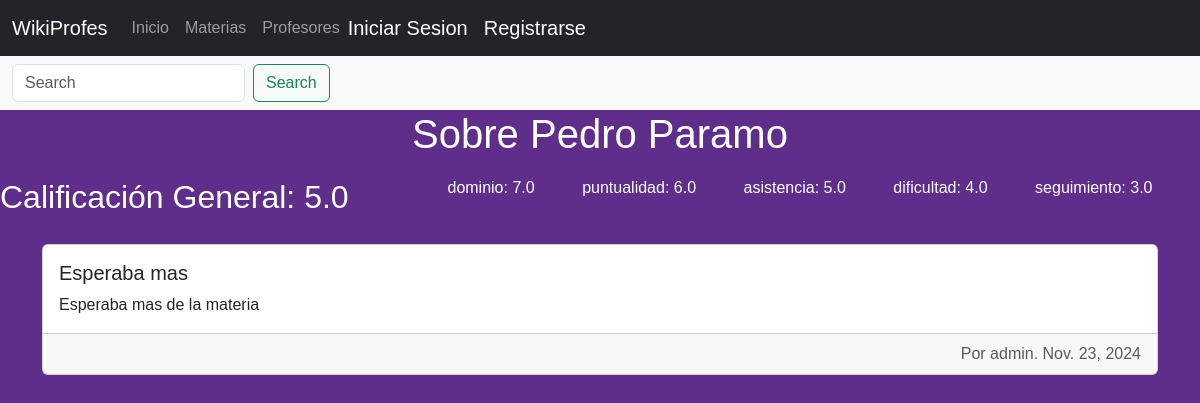
Before: /profesor/1/ with the older database file.
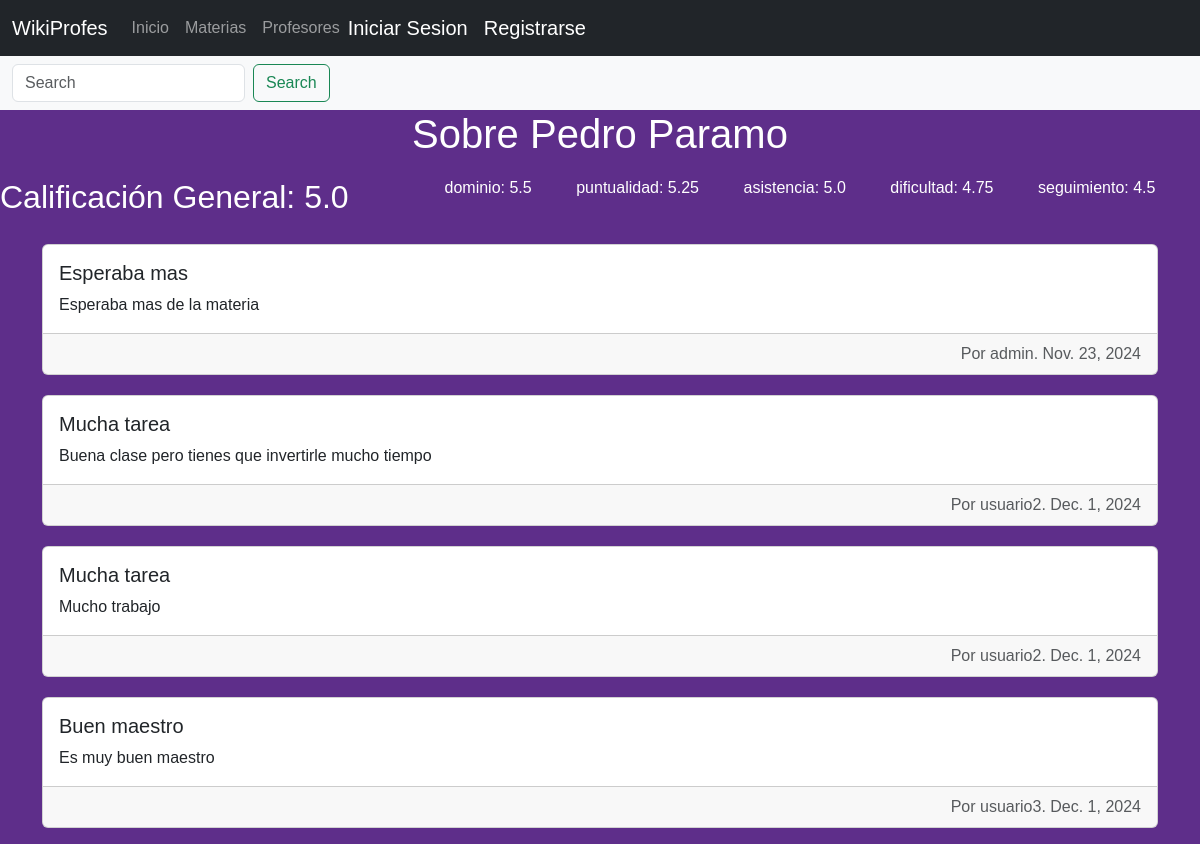
After: the same page with the newer database file.
### profesor/models.py (models this page shows, shortened)
class Profesor(models.Model):
    nombre = models.CharField(max_length=80)
    usuarios = models.ManyToManyField(User, through='publicacion.Publicacion')
    def get_general_rating(self):
        from publicacion.models import Publicacion  # Importación retrasada
        publicaciones = Publicacion.objects.filter(profesor=self)
        if not publicaciones.exists():
            return 0
        total = 0
        count = 0
        for pub in publicaciones:
            total += (pub.dominio + pub.puntualidad + pub.asistencia + pub.dificultad + pub.seguimiento)
            count += 1
        return total / (count * 5)  # Porque hay 5 rubros
    def get_rubric_averages(self):
        from publicacion.models import Publicacion  # Importación retrasada
        publicaciones = Publicacion.objects.filter(profesor=self)
        if not publicaciones.exists():
            return {}
        rubros = ['dominio', 'puntualidad', 'asistencia', 'dificultad', 'seguimiento']
        averages = {rubro: 0 for rubro in rubros}
        count = publicaciones.count()
        for pub in publicaciones:
            for rubro in rubros:
                averages[rubro] += getattr(pub, rubro)
        for rubro in rubros:
            averages[rubro] /= count
        return averages

### publicacion/models.py (models this page shows, shortened)
class Publicacion(models.Model):
    materia = models.ForeignKey(Materia, on_delete=models.CASCADE)
    profesor = models.ForeignKey(Profesor, on_delete=models.CASCADE)
    usuario = models.ForeignKey(User, on_delete=models.CASCADE)
    titulo = models.CharField(max_length=80)
    fecha = models.DateField()
    comentario = models.TextField(max_length=2000)
    dominio = models.IntegerField()
    puntualidad = models.IntegerField()
    asistencia = models.IntegerField()
    dificultad = models.IntegerField()
    seguimiento = models.IntegerField()

### publicacion/views.py (the view)
# urls.py: path('profesor/<int:pk>/', views.ProfesorView.as_view(), name='profesor'),
class ProfesorView(generic.DetailView):
    model = Profesor
    template_name = 'publicacion/profesor.html'
    context_object_name = 'profesor'
    def get_context_data(self, **kwargs):
        context = super().get_context_data(**kwargs)
        profesor = self.get_object()
        context['publicacion_list'] = Publicacion.objects.filter(profesor=profesor)
        context['general_rating'] = profesor.get_general_rating()
        context['rubric_averages'] = profesor.get_rubric_averages()
        return context

### templates/publicacion/profesor.html (shortened to what this page needs)
{% extends "base.html" %}
{% block content %}
<nav class="navbar navbar-expand-lg bg-body-tertiary">
    <div class="container-fluid">
                <form class="d-flex" role="search">
                <input class="form-control me-2" type="search" placeholder="Search" aria-label="Search">
                <button class="btn btn-outline-success" type="submit">Search</button>
                </form>
    </div>
</nav>
<h1>Sobre {{ profesor.nombre }}</h1>
<div style="display: flex; justify-content: space-between; margin-bottom: 20px;">
    <h2 style="flex: 1;">Calificación General: {{ general_rating }}</h2>
    <div style="display: flex; flex: 2; justify-content: space-evenly;">
        {% for rubro, promedio in rubric_averages.items %}
        <div style="text-align: center;">
            <h6>{{ rubro }}: {{ promedio }}</h6>
        </div>
        {% endfor %}
    </div>
</div>
{% for publicacion in publicacion_list %}
<section>
    <div class="container">
        <div class="card mb-3">
            <div class="card-body">
                <h5 class="card-title">{{ publicacion.titulo }}</h5>
                <p class="card-text">{{ publicacion.comentario }}</p>
            </div>
            <div class="card-footer text-body-secondary text-end">
                Por {{ publicacion.usuario }}. {{ publicacion.fecha }}
            </div>
        </div>
    </div>
</section>
{% endfor %}
{% endblock content %}

### templates/base.html (shortened to what this page needs)
{% load static %}
<!DOCTYPE html>
<html lang="es">
<head>
    <link href="https://cdn.jsdelivr.net/npm/bootstrap@5.3.3/dist/css/bootstrap.min.css" rel="stylesheet">
    <link rel="stylesheet" href="{% static 'css/style.css' %}">
</head>
<body>
    <header class="navbar navbar-expand-lg navbar-dark bg-dark">
        <div class="container-fluid">
            <a class="navbar-brand" href="/">WikiProfes</a>
            <div class="collapse navbar-collapse" id="navbarNav">
                <ul class="navbar-nav">
                    <li class="nav-item">
                        <a class="nav-link" href="{% url 'publicacion:index' %}">Inicio</a>
                    </li>
                    <li class="nav-item">
                        <a class="nav-link" href="{% url 'materia:lista_materias' %}">Materias</a>
                    </li>
                    <li class="nav-item">
                        <a class="nav-link" href="{% url 'profesor:lista_profesores' %}">Profesores</a>
                    </li>
                    {%if user.is_authenticated%}
                    <a class="navbar-brand" href="{% url 'usuario:logout' %}">Cerrar Sesion</a>
                    <a class="navbar-brand" href="{% url 'publicacion:crear_publicacion' %}">Crear Reseña</a>
                    <button class="navbar-toggler" type="button" data-bs-toggle="collapse" data-bs-target="#navbarSupportedContent" aria-controls="navbarSupportedContent" aria-expanded="false" aria-label="Toggle navigation">
                        <span class="navbar-toggler-icon"></span>
                    </button>
                    {%else%}
                    <a class="navbar-brand" href="{% url 'usuario:inicio' %}">Iniciar Sesion</a>
                    <a class="navbar-brand" href="{% url 'usuario:registro' %}">Registrarse</a>
                    {%endif%}
                </ul>
            </div>
        </div>
    </header>
    {% block content %}
    {% endblock content %}
</body>
</html>

### static/css/style.css (style rules this page uses)
body { font-family: Arial, sans-serif; background-color: #4c1d95; color: #fff; margin: 0; padding: 0; }
body { background-color: #5e2e8a; color: #fff; }
.container { margin-top: 20px; }
h1 { font-size: 2.5em; margin-bottom: 20px; text-align: center; }
p { margin: 5px 0; }

Changed rows visible on the page:
added Publicacion: titulo "Mucha tarea", comentario "Buena clase pero tienes que invertirle mucho tiempo", usuario "usuario2", fecha "Dec. 1, 2024"
added Publicacion: titulo "Mucha tarea", comentario "Mucho trabajo", usuario "usuario2", fecha "Dec. 1, 2024"
added Publicacion: titulo "Buen maestro", comentario "Es muy buen maestro", usuario "usuario3", fecha "Dec. 1, 2024"
Other visible differences:
new list line: "dominio : 5.5"
new list line: "puntualidad : 5.25"
new list line: "dificultad : 4.75"
new list line: "seguimiento : 4.5"
list line gone: "dominio : 7.0"
list line gone: "puntualidad : 6.0"
list line gone: "dificultad : 4.0"
list line gone: "seguimiento : 3.0"
